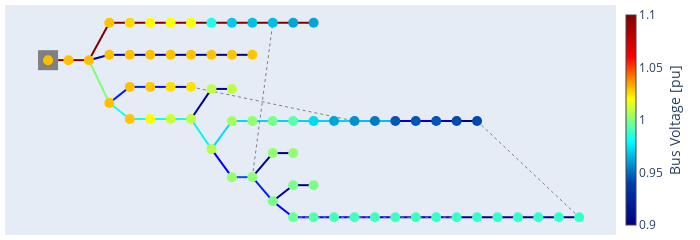

Notebook code cell kept with this figure:
### Markdown cell above
## Test case 2: One large load

### Code cell
network = deepcopy(org_network)
network.load.loc[network.load.bus == 45, "p_mw"] += 7
test_network2 = deepcopy(network)
pp.runpp(network)
pp.plotting.plotly.pf_res_plotly(network, auto_open=False)
